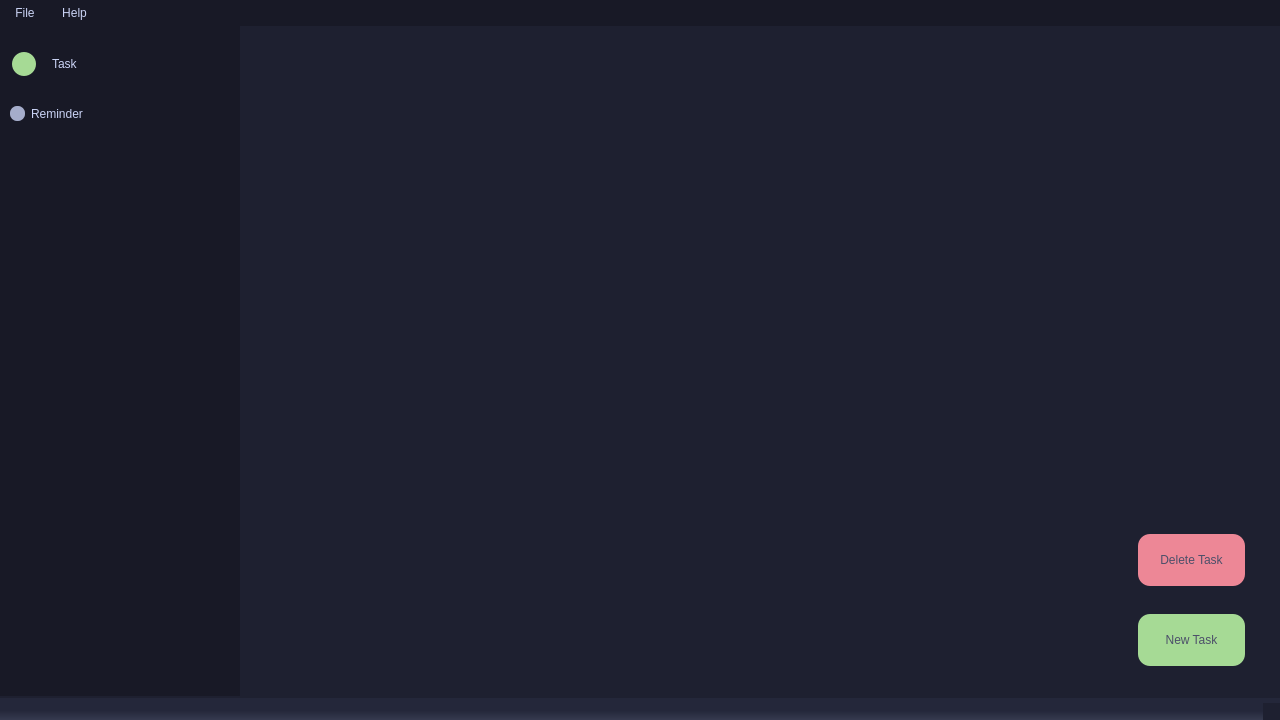
<?xml version="1.0" encoding="UTF-8"?>
<ui version="4.0">
 <class>MainWindow</class>
 <widget class="QMainWindow" name="MainWindow">
  <property name="geometry">
   <rect>
    <x>0</x>
    <y>0</y>
    <width>1280</width>
    <height>720</height>
   </rect>
  </property>
  <property name="sizePolicy">
   <sizepolicy hsizetype="Expanding" vsizetype="Expanding">
    <horstretch>0</horstretch>
    <verstretch>0</verstretch>
   </sizepolicy>
  </property>
  <property name="minimumSize">
   <size>
    <width>1280</width>
    <height>720</height>
   </size>
  </property>
  <property name="maximumSize">
   <size>
    <width>1280</width>
    <height>720</height>
   </size>
  </property>
  <property name="windowTitle">
   <string>Just Do It</string>
  </property>
  <property name="styleSheet">
   <string notr="true">* {
	background-color: #1e2030;
	color: #cad3f5;
	font: 10pt &quot;Arial&quot;;
	outline: none;
	border: none;
}
   
QStatusBar {
	background-color: qlineargradient(spread:pad, x1:0.505, y1:0.579409, x2:0.500291, y2:1, stop:0 rgba(36, 39, 58, 255), stop:1 rgba(54, 58, 79, 255));
}

QMenuBar {
    background-color: #181926;
    spacing: 3px;
}

QMenuBar::item {
    padding: 6px 12px;
    background-color: #181926;
    border-radius: 4px;
}

QMenuBar::item:selected { /* when selected using mouse or keyboard */
    background: #a6da95;
	color: #4c4f69;
}

QRadioButton {
	margin-top: 8px;
	margin-left: 12px;
	margin-bottom: 6px;
}

QRadioButton::indicator {
	width: 15px;
	height: 15px;
	border-radius: 7px;
}

QRadioButton::indicator:unchecked {
	background-color: #a5adcb;
}

QRadioButton::indicator:checked {
	background-color: #a6da95;
	width: 24px;
	height: 24px;
	border-radius: 12px;
	margin: 10px;
	margin-left: 2px;
}

QPushButton {
	background:  #a6da95;
	color: #4c4f69;
	border-radius: 12px;
	padding: 10px;
}

QPushButton:hover {
	background:  #40a02b;
	color: #babbf1;
}

QMenu {
	padding: 10px;
	padding-right: 2px;
	background: #24273a;
	border: 2px solid #6e738d;
}

QMenu::item {
    background-color: transparent;
    padding: 6px;
    border-radius: 4px;
    min-width: 150px;
}

QMenu::item:selected {
    background-color: #a6da95;
    color: white;
}

QMenu::item:disabled {
    color: #888888;
}

QMenu::separator {
    height: 1px;
    background-color: #555555;
    margin: 5px 10px;
}

QLineEdit {
	padding: 6px;
	border-radius: 6px;
	background:  #363a4f;
}

QListWidget {
	padding: 10px;
}</string>
  </property>
  <widget class="QWidget" name="centralwidget">
   <property name="maximumSize">
    <size>
     <width>1280</width>
     <height>16777215</height>
    </size>
   </property>
   <widget class="QWidget" name="widget" native="true">
    <property name="geometry">
     <rect>
      <x>239</x>
      <y>-1</y>
      <width>1031</width>
      <height>671</height>
     </rect>
    </property>
    <widget class="QWidget" name="verticalLayoutWidget_2">
     <property name="geometry">
      <rect>
       <x>-1</x>
       <y>9</y>
       <width>1031</width>
       <height>661</height>
      </rect>
     </property>
     <layout class="QVBoxLayout" name="contentLayout">
      <item>
       <widget class="QStackedWidget" name="contentStack">
        <widget class="QWidget" name="taskPage">
         <widget class="QListWidget" name="taskList">
          <property name="geometry">
           <rect>
            <x>0</x>
            <y>1</y>
            <width>1031</width>
            <height>661</height>
           </rect>
          </property>
         </widget>
         <widget class="QPushButton" name="newTaskButton">
          <property name="geometry">
           <rect>
            <x>900</x>
            <y>580</y>
            <width>107</width>
            <height>52</height>
           </rect>
          </property>
          <property name="text">
           <string>New Task</string>
          </property>
         </widget>
         <widget class="QPushButton" name="deleteTaskButton">
          <property name="enabled">
           <bool>true</bool>
          </property>
          <property name="geometry">
           <rect>
            <x>900</x>
            <y>500</y>
            <width>107</width>
            <height>52</height>
           </rect>
          </property>
          <property name="styleSheet">
           <string notr="true">QPushButton {
	background-color: rgb(237, 135, 150);
}

QPushButton:hover {
	background-color:  #d20f39;
}</string>
          </property>
          <property name="text">
           <string>Delete Task</string>
          </property>
          <property name="flat">
           <bool>false</bool>
          </property>
         </widget>
        </widget>
        <widget class="QWidget" name="reminderPage">
         <widget class="QListWidget" name="reminderList">
          <property name="geometry">
           <rect>
            <x>0</x>
            <y>0</y>
            <width>1021</width>
            <height>661</height>
           </rect>
          </property>
         </widget>
         <widget class="QPushButton" name="newReminderButton">
          <property name="geometry">
           <rect>
            <x>900</x>
            <y>580</y>
            <width>107</width>
            <height>52</height>
           </rect>
          </property>
          <property name="text">
           <string>New Reminder</string>
          </property>
         </widget>
        </widget>
       </widget>
      </item>
     </layout>
    </widget>
   </widget>
   <widget class="QWidget" name="widget_2" native="true">
    <property name="geometry">
     <rect>
      <x>-1</x>
      <y>-1</y>
      <width>241</width>
      <height>671</height>
     </rect>
    </property>
    <property name="styleSheet">
     <string notr="true">background-color: #181926;</string>
    </property>
    <widget class="QWidget" name="verticalLayoutWidget">
     <property name="geometry">
      <rect>
       <x>-1</x>
       <y>9</y>
       <width>241</width>
       <height>661</height>
      </rect>
     </property>
     <layout class="QVBoxLayout" name="sectionLayout">
      <item>
       <widget class="QRadioButton" name="taskSection">
        <property name="text">
         <string>Task</string>
        </property>
        <property name="checked">
         <bool>true</bool>
        </property>
       </widget>
      </item>
      <item>
       <widget class="QRadioButton" name="reminderSection">
        <property name="text">
         <string>Reminder</string>
        </property>
        <property name="checked">
         <bool>false</bool>
        </property>
       </widget>
      </item>
      <item>
       <spacer name="verticalSpacer">
        <property name="orientation">
         <enum>Qt::Vertical</enum>
        </property>
        <property name="sizeHint" stdset="0">
         <size>
          <width>20</width>
          <height>40</height>
         </size>
        </property>
       </spacer>
      </item>
     </layout>
    </widget>
   </widget>
  </widget>
  <widget class="QMenuBar" name="menubar">
   <property name="enabled">
    <bool>true</bool>
   </property>
   <property name="geometry">
    <rect>
     <x>0</x>
     <y>0</y>
     <width>1280</width>
     <height>27</height>
    </rect>
   </property>
   <widget class="QMenu" name="menuFile">
    <property name="title">
     <string>File</string>
    </property>
    <addaction name="actionOpen"/>
    <addaction name="actionSave"/>
    <addaction name="actionExit"/>
   </widget>
   <widget class="QMenu" name="menuHelp">
    <property name="title">
     <string>Help</string>
    </property>
    <addaction name="actionAbout_Creator"/>
    <addaction name="actionAbout"/>
   </widget>
   <addaction name="menuFile"/>
   <addaction name="menuHelp"/>
  </widget>
  <widget class="QStatusBar" name="statusbar">
   <property name="enabled">
    <bool>true</bool>
   </property>
  </widget>
  <action name="actionAbout">
   <property name="text">
    <string>About App</string>
   </property>
  </action>
  <action name="actionOpen">
   <property name="text">
    <string>Open                      </string>
   </property>
  </action>
  <action name="actionSave">
   <property name="text">
    <string>Save</string>
   </property>
  </action>
  <action name="actionExit">
   <property name="text">
    <string>Exit</string>
   </property>
  </action>
  <action name="actionAbout_Creator">
   <property name="text">
    <string>About Creator</string>
   </property>
  </action>
 </widget>
 <resources/>
 <connections/>
</ui>
